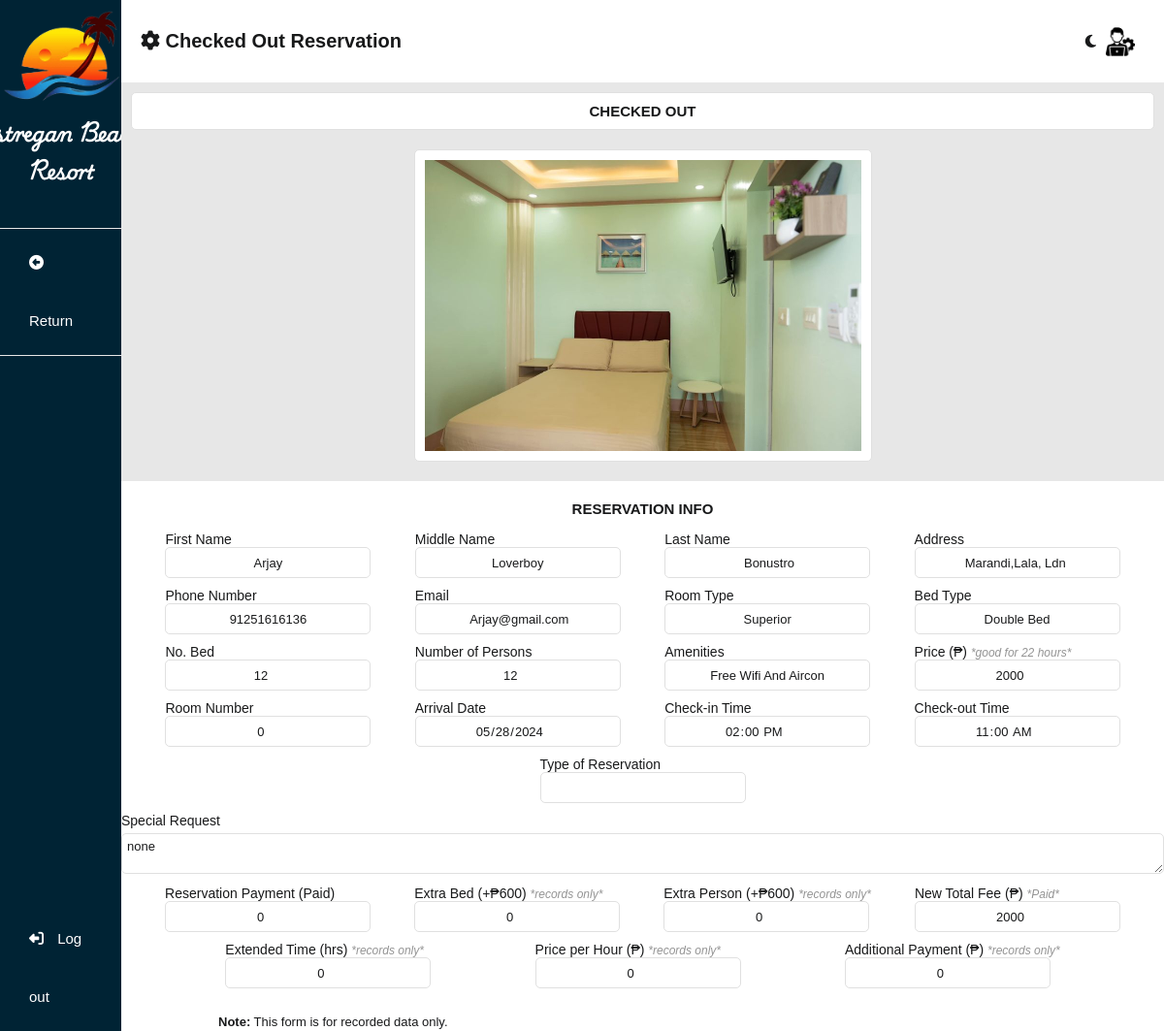
Screenshot of /admin/room_checkedOut.php?manage_id=57 (signed in) with the database file from the repository.
### tables this page shows
CREATE TABLE `reserve_room_tbl` (
  `reserve_id` int(11) NOT NULL,
  `user_id` bigint(255) NOT NULL,
  `status` varchar(255) NOT NULL,
  `reservation_type` varchar(255) NOT NULL,
  `fname` varchar(255) NOT NULL,
  `mname` varchar(255) NOT NULL,
  `lname` varchar(255) NOT NULL,
  `address` varchar(255) NOT NULL,
  `phone_number` bigint(255) NOT NULL,
  `email` varchar(255) NOT NULL,
  `date_of_arrival` text NOT NULL,
  `time_of_arrival` time NOT NULL,
  `room_number` bigint(255) NOT NULL,
  `room_type` varchar(255) NOT NULL,
  `bed_type` varchar(255) NOT NULL,
  `bed_quantity` int(50) NOT NULL,
  `number_of_person` int(255) NOT NULL,
  `amenities` varchar(255) NOT NULL,
  `price` bigint(255) NOT NULL,
  `special_request` varchar(255) NOT NULL,
  `photo` varchar(255) NOT NULL,
  `reservation_fee` bigint(255) NOT NULL,
  `extra_bed` int(255) NOT NULL,
  `extra_person` int(255) NOT NULL,
  `total_fee` bigint(255) NOT NULL,
  `extend_time` int(255) NOT NULL,
  `extend_price` bigint(255) NOT NULL,
  `additional_payment` bigint(255) NOT NULL,
  `time_out` time NOT NULL,
  `rejection_reason` text NOT NULL
);

### admin/room_checkedOut.php (the view, shortened to what this page needs)
<?php
include('db_connect.php');
$manage_data = [
    'reserve_id' => '',
    'fname' => '',
    'lname' => '',
    'address' => '',
    'phone_number' => '',
    'email' => '',
    'date_of_arrival' => '',
    'time_of_arrival' => '',
    'room_type' => '',
    'number_of_person' => '',
    'amenities' => '',
    'price' => '',
    'special_request' => '',
    'reservation_type' => '',
    'photo' => ''
];
if (isset($_GET['manage_id'])) {
    $manage_id = $_GET['manage_id'];
    $manage_query = "SELECT * FROM reserve_room_tbl WHERE reserve_id = $manage_id";
    $manage_result = mysqli_query($con, $manage_query);
    $manage_data = mysqli_fetch_assoc($manage_result);
}
?>
<!DOCTYPE html>
<html lang="en">
<head>
    <?php
    include 'assets.php'
        ?>
    <link rel="stylesheet" type="text/css" href="css/main.css?v=<?php echo time(); ?>">
    <link rel="stylesheet" type="text/css" href="css/sidenav2.css?v=<?php echo time(); ?>">
    <link rel="stylesheet" type="text/css" href="css/allReservationRoomAndCottage.css?v=<?php echo time(); ?>">
</head>
<body>
    <main>
        <section class="side-nav">
            <div class="menu-container">
                <div class="logo-container">
                    <img src="../system_images/suntree.png" alt="">
                    <label for="">Estregan Beach Resort</label>
                </div>
                <div class="menu">
                    <div class="item"><a href="dashboardRoomReservation.php"><i class="fa-regular fa-circle-left"></i>
                            Return</a>
                    </div>
                </div>
            </div>
            <?php
            include 'logoutbtn.php'
            ?>
        </section>
        <section class="middle-container">
            <div class="header-container">
                <div class="title-head">
                    <label for=""><i class="fa-solid fa-gear"></i> Checked Out Reservation</label>
                </div>
                <div class="title-head-right">
                    <div class="switch-mode">
                        <i class="fa-regular fa-moon" id="icon"></i>
                    </div>
                    <img src="../system_images/administrator.png" alt="" id="logoImg">
                </div>
            </div>
            <div class="center-container">
                <div class="container">
                    <div class="header-label">
                        <label for="">CHECKED OUT</label>
                    </div>
                    <form method="post" action="" class="form-container">
                        <div class="info-container">
                            <div class="image-container">
                                <img name="photo" src="<?php echo $manage_data['photo']; ?>" alt="">
                            </div>
                            <div class="header-label2">
                                <label>RESERVATION INFO</label>
                            </div>
                            <div>
                                <div>
                                    <div class="line">
                                        <div>
                                            <label>First Name</label><br>
                                            <input name="first_name" value="<?php echo $manage_data['fname']; ?>"
                                                disabled>
                                        </div>
                                        <div>
                                            <label>Middle Name</label><br>
                                            <input name="middle_name" value="<?php echo $manage_data['mname']; ?>"
                                                disabled>
                                        </div>
                                        <div>
                                            <label>Last Name</label><br>
                                            <input name="last_name" value="<?php echo $manage_data['lname']; ?>"
                                                disabled>
                                        </div>
                                        <div>
                                            <label>Address</label><br>
                                            <input name="address" value="<?php echo $manage_data['address']; ?>"
                                                disabled>
                                        </div>
                                    </div>
                                    <div class="line">
                                        <div>
                                            <label>Phone Number</label><br>
                                            <input name="phone_number"
                                                value="<?php echo $manage_data['phone_number']; ?>" disabled>
                                        </div>
                                        <div>
                                            <label>Email</label><br>
                                            <input class="notransform" name="email"
                                                value="<?php echo $manage_data['email']; ?>" disabled>
                                        </div>
                                        <div>
                                            <label>Room Type</label><br>
                                            <input name="room_type" value="<?php echo $manage_data['room_type']; ?>"
                                                disabled>
                                        </div>
                                        <div>
                                            <label>Bed Type</label><br>
                                            <input type="text" name="bed_type"
                                                value="<?php echo $manage_data['bed_type']; ?>" disabled>
                                        </div>
                                    </div>
                                    <div class="line">
                                        <div>
                                            <label>No. Bed</label><br>
                                            <input type="number" name="bed_quantity"
                                                value="<?php echo $manage_data['bed_quantity']; ?>" disabled>
                                        </div>
                                        <div>
                                            <label>Number of Persons</label><br>
                                            <input type="number" name="number_of_person"
                                                value="<?php echo $manage_data['number_of_person']; ?>" disabled>
                                        </div>
                                        <div>
                                            <label>Amenities</label><br>
                                            <input name="amenities" value="<?php echo $manage_data['amenities']; ?>"
                                                disabled>
                                        </div>
                                        <div>
                                            <label>Price (₱) <em id="goodfor">*good for 22 hours*</em></label><br>
                                            <input type="number" name="price"
                                                value="<?php echo $manage_data['price']; ?>" disabled>
                                        </div>
                                    </div>
                                    <div class="line">
                                        <div>
                                            <label>Room Number</label><br>
                                            <input type="number" class="notransform" name="room_number"
                                                value="<?php echo $manage_data['room_number']; ?>" disabled>
                                        </div>
                                        <div>
                                            <label>Arrival Date</label><br>
                                            <input type="date" class="notransform" name="date_of_arrival"
                                                value="<?php echo $manage_data['date_of_arrival']; ?>" disabled>
                                        </div>
                                        <div>
                                            <label>Check-in Time</label><br>
                                            <input type="time" name="time_of_arrival"
                                                value="<?php echo $manage_data['time_of_arrival']; ?>" disabled>
                                        </div>
                                        <div>
                                            <label>Check-out Time</label><br>
                                            <input type="time" name="time_out"
                                                value="<?php echo $manage_data['time_out']; ?>" disabled>
                                        </div>
                                    </div>
                                    <div class="line">
                                        <div>
                                            <label>Type of Reservation</label><br>
                                            <input type="text" class="notransform" name="reservation_type"
                                                value="<?php echo $manage_data['reservation_type']; ?>" disabled>
                                        </div>
                                    </div>
                                    <div class="line">
                                        <div>
                                            <label>Special Request</label><br>
                                            <textarea name="special_request" id=""
                                                disabled><?php echo $manage_data['special_request']; ?></textarea>
                                        </div>
                                    </div>
                                </div>
                                <div class="line">
                                    <div>
                                        <label>Reservation Payment (Paid)</label><br>
                                        <input type="number" class="notransform" name="reservation_fee"
                                            value="<?php echo $manage_data['reservation_fee']; ?>" disabled>
                                    </div>
                                    <div>
                                        <label>Extra Bed (+₱600) <em id="goodfor">*records only*</em></label><br>
                                        <input type="number" class="notransform" name="extra_bed"
                                            value="<?php echo $manage_data['extra_bed']; ?>" disabled>
                                    </div>
                                    <div>
                                        <label>Extra Person (+₱600) <em id="goodfor">*records only*</em></label><br>
                                        <input type="number" name="extra_person"
                                            value="<?php echo $manage_data['extra_person']; ?>" disabled>
                                    </div>
                                    <div>
                                        <label>New Total Fee (₱) <em id="goodfor">*Paid*</em></label><br>
                                        <input type="number" name="total_fee"
                                            value="<?php echo $manage_data['total_fee']; ?>" disabled>
                                    </div>
                                </div>
                                <div class="line">
                                    <div>
                                        <label>Extended Time (hrs) <em id="goodfor">*records only*</em></label><br>
                                        <input type="number" class="notransform" name="extended_time"
                                            value="<?php echo $manage_data['extend_time']; ?>" disabled>
                                    </div>
                                    <div>
                                        <label>Price per Hour (₱) <em id="goodfor">*records only*</em></label><br>
                                        <input type="number" class="notransform" name="extended_price"
                                            value="<?php echo $manage_data['extend_price']; ?>" disabled>
                                    </div>
                                    <div>
                                        <label>Additional Payment (₱) <em id="goodfor">*records only*</em></label><br>
                                        <input type="number" class="notransform" name="additional_payment"
                                            value="<?php echo $manage_data['additional_payment']; ?>" disabled>
                                    </div>
                                </div>
                                <div class="note">
                                    <p>
                                        <b>Note:</b> This form is for recorded data only.
                                    </p>
                                </div>
                            </div>
                        </div>
                    </form>
                </div>
            </div>
        </section>
    </main>
</body>
</html>

### rows the page displays
reserve_room_tbl: photo (picture), first_name "arjay", middle_name "loverboy", last_name "bonustro", address "marandi,lala, ldn", phone_number "91251616136", email "Arjay@gmail.com", room_type "Superior", bed_type "Double bed", bed_quantity "12", number_of_person "12", amenities "free wifi and aircon", price "2000", room_number "0", date_of_arrival "05/28/2024", time_of_arrival "14:00:00", time_out "11:00:00", special_request "none", reservation_fee "0", extra_bed "0", extra_person "0", total_fee "2000", extended_time "0", extended_price "0", additional_payment "0"
